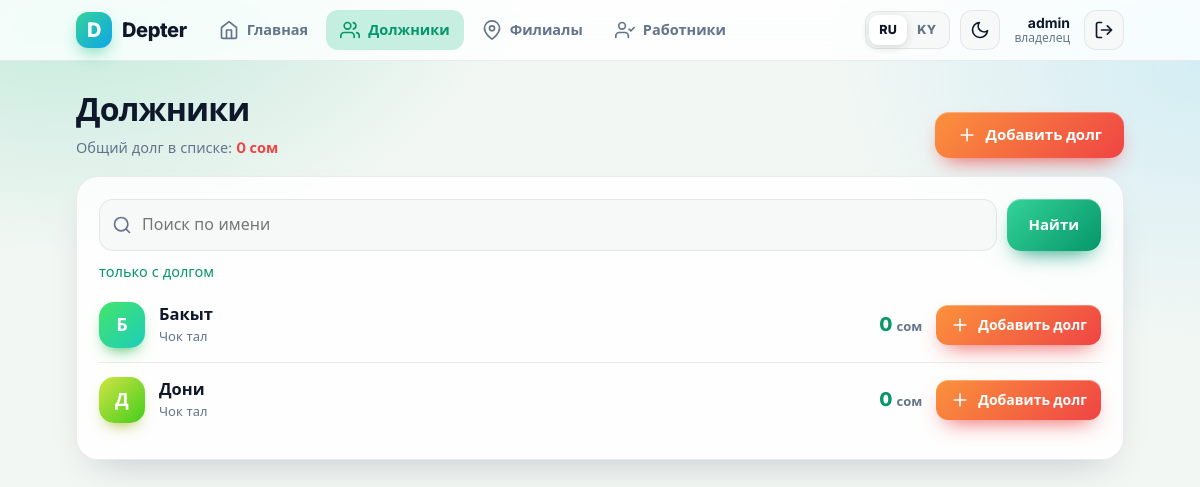
The page /customers/?all=1 (signed in) on the database its author committed.
### apps/accounts/models.py (models this page shows)
class User(AbstractUser):
    class Role(models.TextChoices):
        OWNER = "owner", "Владелец"
        SELLER = "seller", "Продавец"
    role = models.CharField(max_length=10, choices=Role.choices, default=Role.SELLER)
    branch = models.ForeignKey(
        "shops.Branch", null=True, blank=True,
        on_delete=models.SET_NULL, related_name="sellers",
    )
    @property
    def is_owner(self):
        return self.role == self.Role.OWNER or self.is_superuser

### apps/debts/models.py (models this page shows, shortened)
class Customer(models.Model):
    branch = models.ForeignKey("shops.Branch", on_delete=models.CASCADE, related_name="customers")
    name = models.CharField("Имя", max_length=120)
    phone = models.CharField("Телефон", max_length=30, blank=True)
    created_at = models.DateTimeField(auto_now_add=True)
    objects = CustomerQuerySet.as_manager()
    class Meta:
        unique_together = ("branch", "name")
        ordering = ["name"]

### apps/shops/models.py (models this page shows)
class Branch(models.Model):
    owner = models.ForeignKey(settings.AUTH_USER_MODEL, on_delete=models.CASCADE, related_name="branches")
    name = models.CharField("Название", max_length=120)
    address = models.CharField("Адрес", max_length=255, blank=True)
    def __str__(self):
        return self.name

### apps/debts/views.py (the view)
# urls.py: path("customers/", views.CustomerList.as_view(), name="customer_list"),
class CustomerList(LoginRequiredMixin, ListView):
    template_name = "debts/customer_list.html"
    def get_queryset(self):
        qs = (Customer.objects.filter(branch__in=user_branches(self.request.user))
              .with_balance().select_related("branch"))
        q = self.request.GET.get("q", "").strip()
        if q:
            qs = qs.filter(Q(name__icontains=q) | Q(phone__icontains=q))
        if not self.request.GET.get("all"):
            qs = qs.filter(balance__gt=0)
        return qs.order_by("-balance", "name")
    def get_context_data(self, **kwargs):
        ctx = super().get_context_data(**kwargs)
        ctx["q"] = self.request.GET.get("q", "")
        ctx["show_all"] = bool(self.request.GET.get("all"))
        ctx["total"] = sum((c.balance for c in ctx["object_list"]), ZERO)
        return ctx

### apps/accounts/i18n.py (called while the page is built)
def set_lang(code):
    _current.set(code if code in LANGS else DEFAULT)

def get_lang():
    return _current.get()

def tr(key, **kw):
    pair = T.get(key)
    if pair is None:
        return key
    text = pair[0] if get_lang() == "ru" else pair[1]
    return text.format(**kw) if kw else text

def fmt_money(value):
    value = Decimal(value)
    s = f"{int(value):,}" if value == value.to_integral_value() else f"{value:,.2f}"
    return s.replace(",", "\u00a0")

### apps/accounts/mixins.py (called while the page is built)
def user_branches(user):
    from apps.shops.models import Branch
    if user.is_owner:
        return Branch.objects.filter(owner=user)
    return Branch.objects.filter(pk=user.branch_id)

### apps/accounts/templatetags/ui.py (called while the page is built)
@register.simple_tag
def t(key, **kw):
    return tr(key, **kw)

@register.simple_tag
def lang():
    return get_lang()

@register.filter
def money(value):
    try:
        return fmt_money(value)
    except Exception:
        return value

@register.filter
def hue(pk):
    try:
        return (int(pk) * 67) % 360
    except Exception:
        return 150

@register.filter
def initial(name):
    name = str(name).strip()
    return name[:1].upper() if name else "?"

### apps/debts/models.py (called while the page is built)
    def with_balance(self):
        zero = Value(Decimal("0"), output_field=DecimalField())
        return self.annotate(
            balance=Coalesce(Sum("transactions__amount", filter=Q(transactions__kind="debt")), zero)
            - Coalesce(Sum("transactions__amount", filter=Q(transactions__kind="payment")), zero)
        )

### templates/debts/customer_list.html (shortened to what this page needs)
{% extends "base.html" %}{% load ui %}
{% block content %}
<div class="pagehead">
  <div><h1>{% t 'debtors' %}</h1><p class="sub">{% t 'list_total' %}: <b class="red">{{ total|money }} {% t 'som' %}</b></p></div>
  <a class="btn btn-debt" href="{% url 'debt_add' %}"><svg class="ic"><use href="#i-plus"/></svg>{% t 'add_debt' %}</a>
</div>
<div class="card">
  <form method="get" class="searchbar">
    <div class="sw"><svg class="ic"><use href="#i-search"/></svg><input name="q" value="{{ q }}" placeholder="{% t 'search_ph' %}"></div>
    <button class="btn">{% t 'search' %}</button>
  </form>
  <p class="sub" style="margin:0 0 6px">
    {% if show_all %}<a href="?{% if q %}q={{ q|urlencode }}{% endif %}">{% t 'only_debt' %}</a>
    {% else %}<a href="?all=1{% if q %}&q={{ q|urlencode }}{% endif %}">{% t 'show_all' %}</a>{% endif %}
  </p>
  {% for c in object_list %}
  <div class="debtor">
    <span class="av" style="--h:{{ c.pk|hue }}">{{ c.name|initial }}</span>
    <div class="who"><a href="{% url 'customer_detail' c.pk %}">{{ c.name }}</a>
      {% if user.is_owner %}<small>{{ c.branch }}</small>{% endif %}</div>
    <div class="money {% if c.balance > 0 %}red{% else %}green{% endif %}">{{ c.balance|money }} <small>{% t 'som' %}</small></div>
    <div class="acts">
      <a class="btn btn-debt btn-sm" href="{% url 'customer_debt' c.pk %}?next={{ request.get_full_path|urlencode }}"><svg class="ic"><use href="#i-plus"/></svg>{% t 'add_debt' %}</a>
    </div>
  </div>
  {% empty %}<div class="empty">🎉<br>{% t 'no_debts' %}</div>{% endfor %}
</div>
{% endblock %}

### templates/base.html (shortened to what this page needs)
{% load ui %}{% lang as LANG %}<!doctype html>
<html lang="{{ LANG }}">
<head>
</head>
<body>
{% with u=request.resolver_match.url_name %}
<header class="top"><div class="in">
  <a class="logo" href="{% if user.is_authenticated %}{% url 'dashboard' %}{% else %}{% url 'login' %}{% endif %}"><i>D</i><span>Depter</span></a>
  {% if user.is_authenticated %}
  <nav class="links">
    <a href="{% url 'dashboard' %}" class="{% if u == 'dashboard' %}on{% endif %}"><svg class="ic"><use href="#i-home"/></svg>{% t 'nav_home' %}</a>
    <a href="{% url 'customer_list' %}" class="{% if 'customer' in u %}on{% endif %}"><svg class="ic"><use href="#i-users"/></svg>{% t 'nav_debtors' %}</a>
    {% if user.is_owner %}
    <a href="{% url 'branch_list' %}" class="{% if 'branch' in u %}on{% endif %}"><svg class="ic"><use href="#i-pin"/></svg>{% t 'nav_branches' %}</a>
    <a href="{% url 'worker_list' %}" class="{% if 'worker' in u %}on{% endif %}"><svg class="ic"><use href="#i-userc"/></svg>{% t 'nav_workers' %}</a>
    {% endif %}
  </nav>
  {% else %}
  <nav class="links">
    <a href="{% url 'login' %}" class="{% if u == 'login' %}on{% endif %}">{% t 'nav_login' %}</a>
    <a href="{% url 'register' %}" class="{% if u == 'register' %}on{% endif %}">{% t 'nav_register' %}</a>
  </nav>
  {% endif %}
  <div class="seg">
    <a href="{% url 'set_lang' 'ru' %}?next={{ request.get_full_path|urlencode }}" class="{% if LANG == 'ru' %}on{% endif %}">RU</a>
    <a href="{% url 'set_lang' 'ky' %}?next={{ request.get_full_path|urlencode }}" class="{% if LANG == 'ky' %}on{% endif %}">KY</a>
  </div>
  <button type="button" class="iconbtn" data-theme-toggle title="{% t 'theme_toggle' %}" aria-label="{% t 'theme_toggle' %}">
    <svg class="ic i-sun"><use href="#i-sun"/></svg><svg class="ic i-moon"><use href="#i-moon"/></svg>
  </button>
  {% if user.is_authenticated %}
  <div class="me"><b>{{ user.first_name|default:user.username }}</b><small>{% if user.is_owner %}{% t 'role_owner' %}{% else %}{% t 'role_seller' %}{% endif %}</small></div>
  <form method="post" action="{% url 'logout' %}" class="logout">{% csrf_token %}
    <button class="iconbtn" title="{% t 'nav_logout' %}" aria-label="{% t 'nav_logout' %}"><svg class="ic"><use href="#i-out"/></svg></button>
  </form>
  {% endif %}
</div></header>
<main>{% block content %}{% endblock %}</main>
{% endwith %}
</body>
</html>

### rows shown on the page
User: first_name "admin"
Customer: {{ c.pk|hue }} 134 (drawn), name|initial "Б", name "Бакыт", branch "Чок тал", balance "0", t "сом", t "Добавить долг"
Customer: {{ c.pk|hue }} 67 (drawn), name|initial "Д", name "Дони", branch "Чок тал", balance "0", t "сом", t "Добавить долг"

### other values the page prints
{{ total|money }} "0"
